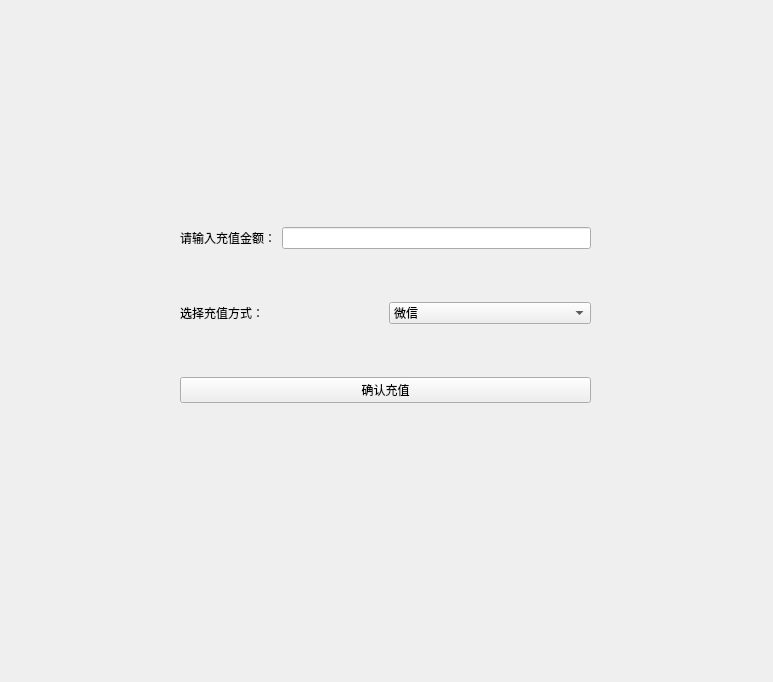
<?xml version="1.0" encoding="UTF-8"?>
<ui version="4.0">
 <class>EmployeeRefill</class>
 <widget class="QWidget" name="EmployeeRefill">
  <property name="geometry">
   <rect>
    <x>0</x>
    <y>0</y>
    <width>773</width>
    <height>682</height>
   </rect>
  </property>
  <property name="windowTitle">
   <string>Form</string>
  </property>
  <widget class="QWidget" name="widget" native="true">
   <property name="geometry">
    <rect>
     <x>180</x>
     <y>180</y>
     <width>411</width>
     <height>271</height>
    </rect>
   </property>
   <layout class="QVBoxLayout" name="verticalLayout">
    <item>
     <layout class="QHBoxLayout" name="horizontalLayout">
      <item>
       <widget class="QLabel" name="moneyLabel">
        <property name="text">
         <string>请输入充值金额：</string>
        </property>
       </widget>
      </item>
      <item>
       <widget class="QLineEdit" name="moneyLineEdit"/>
      </item>
     </layout>
    </item>
    <item>
     <layout class="QHBoxLayout" name="horizontalLayout_2">
      <item>
       <widget class="QLabel" name="wayLabel">
        <property name="text">
         <string>选择充值方式：</string>
        </property>
       </widget>
      </item>
      <item>
       <widget class="QComboBox" name="wayComboBox">
        <item>
         <property name="text">
          <string>微信</string>
         </property>
        </item>
        <item>
         <property name="text">
          <string>支付宝</string>
         </property>
        </item>
        <item>
         <property name="text">
          <string>银行卡</string>
         </property>
        </item>
       </widget>
      </item>
     </layout>
    </item>
    <item>
     <widget class="QPushButton" name="confirmBtn">
      <property name="text">
       <string>确认充值</string>
      </property>
     </widget>
    </item>
   </layout>
  </widget>
 </widget>
 <resources/>
 <connections/>
</ui>
